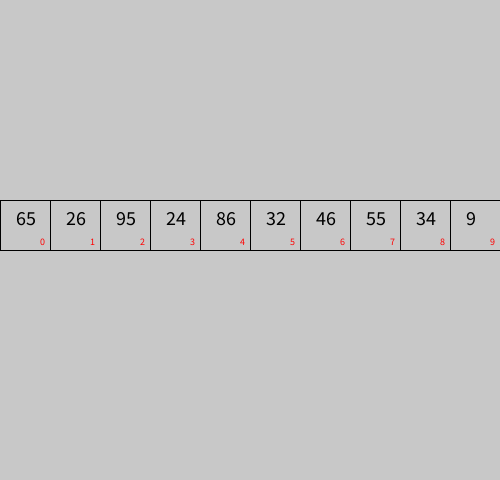
Frame 1 (no input)
Frame 60 (the mouse pressed at the canvas centre just before this capture): identical to frame 1, image omitted
Frame 120 (the mouse held since frame 60 and released just before this capture): identical to frame 1, image omitted

The Processing sketch that drew this single still picture (run headless with seeded random() and noise(); from frame 60 on, the mouse is pressed at the canvas centre):

// Processing sketch: griilla_memoria_arreglo_random
// ── griilla_memoria_arreglo_random.pde
int cant = 10;
int [] posiciones = new int [cant];
int posY = 200;
int tam;

void setup() {
  size(500, 480);
  tam = width/cant;
  
  for(int i=0; i<cant; i++){
    posiciones[i] = round(random(100));
  }
 
}

void draw() {
  background(200);
  
  for(int i=0; i<cant; i++){
    noFill();
    rect(i * tam, posY, tam, tam);
    fill(255,0,0);
    textSize(10);
    text(i, i * tam + tam - 10, posY + tam - 5);
    
    fill(0);
    textSize(20);
    text(posiciones[i], i * tam + tam/3, posY + tam/2);
  }
}

void mouseClicked() {
  for(int i=0; i<cant; i++){
    posiciones[i] = round(random(100));
  }
}

void keyPressed () {
}
